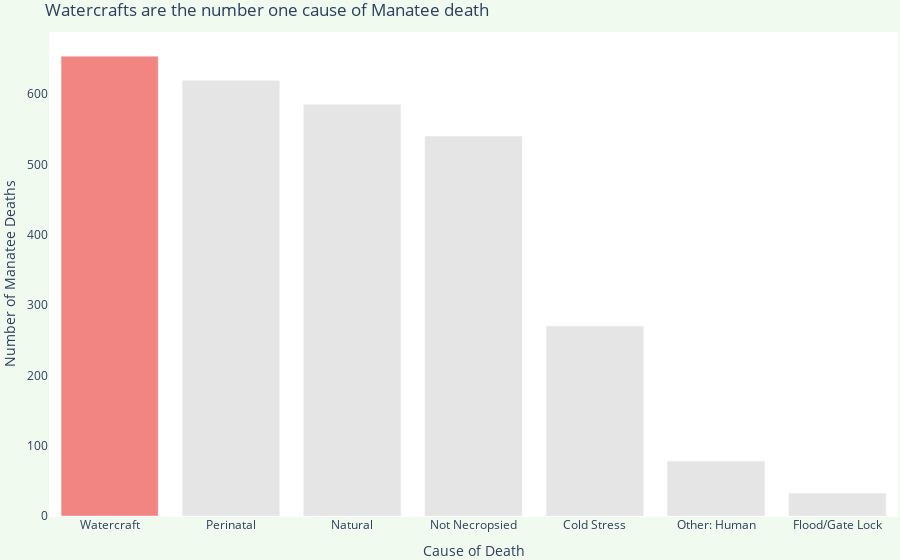

The code cell stored with this chart in its notebook:
### Code cell
colors = ['a',] * 7 
colors[0] = 'b'
mortalitycausechart = px.bar(x = ['Watercraft', 'Perinatal', 'Natural', 'Not Necropsied', 'Cold Stress', 'Other: Human', 'Flood/Gate Lock'], y = [654,619,585,540,270,78,32], labels={"x": "Cause of Death", "y": "Number of Manatee Deaths"}, color = colors, color_discrete_sequence = ['#f28482','#e5e5e5'], title = 'Watercrafts are the number one cause of Manatee death')
mortalitycausechart.update_layout(margin=dict(l=2, r=2, t=32, b=30),paper_bgcolor='#f1faee', plot_bgcolor = '#FFFFFF', showlegend=False)
mortalitycausechart

### Figure 1 — Plotly figure (JSON) as saved in the notebook; plotly's stock layout.template omitted (floating-point values rounded to 4 significant figures)
{"data": [{"alignmentgroup": "True", "hovertemplate": "color=b<br>Cause of Death=%{x}<br>Number of Manatee Deaths=%{y}<extra></extra>", "legendgroup": "b", "marker": {"color": "#f28482"}, "name": "b", "offsetgroup": "b", "orientation": "v", "showlegend": true, "textposition": "auto", "type": "bar", "x": ["Watercraft"], "xaxis": "x", "y": [654], "yaxis": "y"}, {"alignmentgroup": "True", "hovertemplate": "color=a<br>Cause of Death=%{x}<br>Number of Manatee Deaths=%{y}<extra></extra>", "legendgroup": "a", "marker": {"color": "#e5e5e5"}, "name": "a", "offsetgroup": "a", "orientation": "v", "showlegend": true, "textposition": "auto", "type": "bar", "x": ["Perinatal", "Natural", "Not Necropsied", "Cold Stress", "Other: Human", "Flood/Gate Lock"], "xaxis": "x", "y": [619, 585, 540, 270, 78, 32], "yaxis": "y"}], "layout": {"barmode": "relative", "legend": {"title": {"text": "color"}, "tracegroupgap": 0}, "margin": {"b": 30, "l": 2, "r": 2, "t": 32}, "paper_bgcolor": "#f1faee", "plot_bgcolor": "#FFFFFF", "showlegend": false, "title": {"text": "Watercrafts are the number one cause of Manatee death"}, "xaxis": {"anchor": "y", "domain": [0, 1], "title": {"text": "Cause of Death"}}, "yaxis": {"anchor": "x", "domain": [0, 1], "title": {"text": "Number of Manatee Deaths"}}}}
